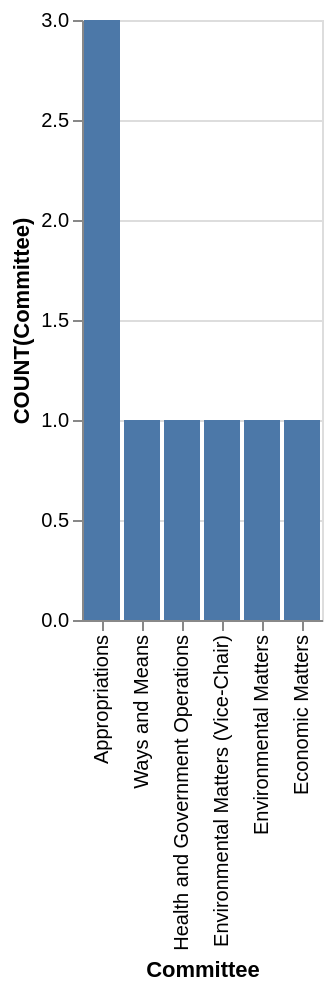

The specification (Vega-Lite) saved for this image:
### Vega-Lite specification from a JSON file in a GitHub repository (floating-point values rounded to 4 significant figures)
{"data": {"values": [{"x_data": "Appropriations", "y_data": 3}, {"x_data": "Ways and Means", "y_data": 1}, {"x_data": "Health and Government Operations", "y_data": 1}, {"x_data": "Environmental Matters (Vice-Chair)", "y_data": 1}, {"x_data": "Environmental Matters", "y_data": 1}, {"x_data": "Economic Matters", "y_data": 1}]}, "mark": "bar", "encoding": {"x": {"field": "x_data", "type": "nominal", "title": "Committee", "sort": {"op": "sum", "field": "y_data", "order": "descending"}}, "y": {"field": "y_data", "type": "quantitative", "title": "COUNT(Committee)"}}}
